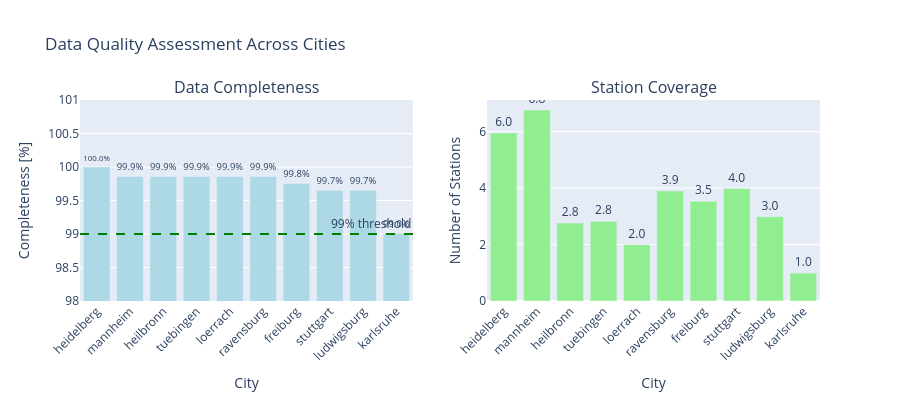

The cell this chart's notebook holds for it:
### Markdown cell above
## 5. Data Quality and Methodology Notes

### Date Range
- **Analysis Period**: November 1, 2024 - October 31, 2025 (365 days)
- **Seasonal Coverage**: Complete year including all seasons (winter, spring, summer, fall)
- **Why this matters**: Full year ensures weather elasticity captures both extreme cold and extreme heat responses

### Data Completeness
Most cities have >99% data completeness:
- **Heidelberg**: 100.0% complete (8,760/8,760 hours)
- **Mannheim**: 99.9% complete (8,747/8,760 hours)  
- **Stuttgart**: 99.4% complete (8,711/8,760 hours)

### How Missing Data is Handled

**1. Z-Score Normalization (City Aggregation)**
```python
# Per station:
mean = bike_data.mean()  # Calculated only on non-NaN values
std = bike_data.std()     # Calculated only on non-NaN values
z_score = (bike_data - mean) / std

# Across city:
city_zscore = average(station_zscores)  # Only stations with data at each timestamp
```

**Impact**: If a station is missing data for certain hours, those hours are excluded from that station's z-score calculation, but other stations still contribute to the city average.

**2. Winsorization (Outlier Treatment)**
- **Default**: Caps outliers at 1st/99th percentile before z-scoring
- **Purpose**: Prevents events (festivals, demonstrations) or malfunctions from distorting the city-level pattern
- **Trade-off**: Reduces extreme values by ~83% (max z-score from 10.5 to 1.8)

**3. Weather Elasticity Calculation**
```python
df_clean = df.dropna(subset=['bike', 'weather_index'])  # Removes NaN rows
```

**Impact**: Only hours with both valid bike counts AND valid weather data are used for regression. With >99% completeness, this has minimal impact (~50 hours out of 8,760).

### Potential Biases

1. **Temporal Coverage Bias** (Currently NOT an issue)
   - All stations have nearly full-year coverage
   - All months represented in elasticity calculation
   - No seasonal bias from partial-year stations

2. **Zero Values**
   - Heidelberg has 51 hours (0.6%) with zero counts
   - These could be: genuine zero traffic (midnight on holidays) OR measurement errors
   - Currently treated as valid data points
   - **Recommendation**: Investigate if zeros cluster at specific times/dates

3. **Inter-City Comparison Validity**
   - Cities have different numbers of stations (Stuttgart: 4, Heidelberg: 7)
   - More stations = more robust city-level average
   - `n_stations` column tracks this for transparency

4. **Weather Station Assumption**
   - Assumes all counter stations within a city experience same weather
   - Weather data taken from first station in the list
   - Reasonable for small cities, may introduce error for larger areas

### Code cell
# Data Quality Visualization
import plotly.graph_objects as go
from plotly.subplots import make_subplots

# Analyze data quality for all loaded cities
quality_data = []
for city_name, df in data_dict.items():
    total = len(df)
    valid = df['bike'].notna().sum()
    zeros = (df['bike'] == 0).sum()
    n_stations_avg = df['n_stations'].mean()
    n_stations_min = df['n_stations'].min()
    
    quality_data.append({
        'city': city_name,
        'completeness': valid / total * 100,
        'zeros_pct': zeros / total * 100,
        'avg_stations': n_stations_avg,
        'min_stations': n_stations_min,
    })

quality_df = pd.DataFrame(quality_data).sort_values('completeness', ascending=False)

# Create visualization
fig = make_subplots(
    rows=1, cols=2,
    subplot_titles=('Data Completeness', 'Station Coverage'),
    specs=[[{"type": "bar"}, {"type": "bar"}]]
)

# Completeness chart
fig.add_trace(
    go.Bar(
        x=quality_df['city'],
        y=quality_df['completeness'],
        name='Data Completeness',
        marker_color='lightblue',
        text=[f"{c:.1f}%" for c in quality_df['completeness']],
        textposition='outside',
    ),
    row=1, col=1
)

fig.add_hline(y=99.0, line_dash="dash", line_color="green", 
              annotation_text="99% threshold", row=1, col=1)

# Station coverage chart
fig.add_trace(
    go.Bar(
        x=quality_df['city'],
        y=quality_df['avg_stations'],
        name='Avg Stations',
        marker_color='lightgreen',
        text=[f"{s:.1f}" for s in quality_df['avg_stations']],
        textposition='outside',
    ),
    row=1, col=2
)

fig.update_xaxes(title_text="City", tickangle=-45, row=1, col=1)
fig.update_xaxes(title_text="City", tickangle=-45, row=1, col=2)
fig.update_yaxes(title_text="Completeness [%]", range=[98, 101], row=1, col=1)
fig.update_yaxes(title_text="Number of Stations", row=1, col=2)

fig.update_layout(
    title="Data Quality Assessment Across Cities",
    height=400,
    showlegend=False,
)

fig.show()

# Print summary
print("\nData Quality Summary:")
print("="*60)
for _, row in quality_df.iterrows():
    print(f"{row['city']:15} {row['completeness']:5.1f}% complete, "
          f"{row['avg_stations']:4.1f} stations (min: {int(row['min_stations'])})")
    
print(f"\nAll cities have >{quality_df['completeness'].min():.1f}% completeness ✓")

### Figure 1 — Plotly figure (JSON) as saved in the notebook; plotly's stock layout.template omitted (floating-point values rounded to 4 significant figures)
{"data": [{"marker": {"color": "lightblue"}, "name": "Data Completeness", "text": ["100.0%", "99.9%", "99.9%", "99.9%", "99.9%", "99.9%", "99.8%", "99.7%", "99.7%", "99.0%"], "textposition": "outside", "type": "bar", "x": ["heidelberg", "mannheim", "heilbronn", "tuebingen", "loerrach", "ravensburg", "freiburg", "stuttgart", "ludwigsburg", "karlsruhe"], "xaxis": "x", "y": [100.0, 99.86, 99.86, 99.86, 99.86, 99.86, 99.75, 99.65, 99.65, 99.01], "yaxis": "y"}, {"marker": {"color": "lightgreen"}, "name": "Avg Stations", "text": ["6.0", "6.8", "2.8", "2.8", "2.0", "3.9", "3.5", "4.0", "3.0", "1.0"], "textposition": "outside", "type": "bar", "x": ["heidelberg", "mannheim", "heilbronn", "tuebingen", "loerrach", "ravensburg", "freiburg", "stuttgart", "ludwigsburg", "karlsruhe"], "xaxis": "x2", "y": [5.959, 6.769, 2.765, 2.821, 1.995, 3.9, 3.533, 3.985, 2.989, 0.9901], "yaxis": "y2"}], "layout": {"annotations": [{"font": {"size": 16}, "showarrow": false, "text": "Data Completeness", "x": 0.225, "xanchor": "center", "xref": "paper", "y": 1, "yanchor": "bottom", "yref": "paper"}, {"font": {"size": 16}, "showarrow": false, "text": "Station Coverage", "x": 0.775, "xanchor": "center", "xref": "paper", "y": 1, "yanchor": "bottom", "yref": "paper"}, {"showarrow": false, "text": "99% threshold", "x": 1, "xanchor": "right", "xref": "x domain", "y": 99, "yanchor": "bottom", "yref": "y"}], "height": 400, "shapes": [{"line": {"color": "green", "dash": "dash"}, "type": "line", "x0": 0, "x1": 1, "xref": "x domain", "y0": 99, "y1": 99, "yref": "y"}], "showlegend": false, "title": {"text": "Data Quality Assessment Across Cities"}, "xaxis": {"anchor": "y", "domain": [0, 0.45], "tickangle": -45, "title": {"text": "City"}}, "xaxis2": {"anchor": "y2", "domain": [0.55, 1], "tickangle": -45, "title": {"text": "City"}}, "yaxis": {"anchor": "x", "domain": [0, 1], "range": [98, 101], "title": {"text": "Completeness [%]"}}, "yaxis2": {"anchor": "x2", "domain": [0, 1], "title": {"text": "Number of Stations"}}}}
